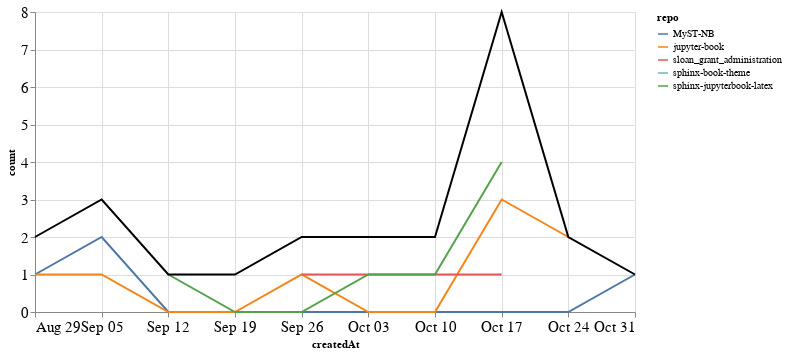

The notebook cell this image was saved under:
### Markdown cell above
### PRs

### Code cell
prs_time = prs.groupby('repo').resample('W', on='createdAt').count()['author'].reset_index()
prs_time = prs_time.rename(columns={'author': 'count'})
prs_time_total = prs_time.groupby('createdAt').agg({"count": "sum"}).reset_index()

ch1 = alt.Chart(prs_time, width=600).mark_line().encode(
    x='createdAt',
    y='count',
    color='repo',
    tooltip="repo"
)

ch2 = alt.Chart(prs_time_total, width=600).mark_line(color="black").encode(
    x='createdAt',
    y='count',
)

ch1 + ch2

### Figure 1 — Vega-Lite specification as saved in the notebook (floating-point values rounded to 4 significant figures)
{"config": {"axisLeft": {"labelFontSize": 15}, "axisBottom": {"labelFontSize": 15}}, "layer": [{"data": {"name": "data-2ce77f1474d6e23e78c041194f34549e"}, "mark": "line", "encoding": {"color": {"type": "nominal", "field": "repo"}, "tooltip": {"type": "nominal", "field": "repo"}, "x": {"type": "temporal", "field": "createdAt"}, "y": {"type": "quantitative", "field": "count"}}, "width": 600}, {"data": {"name": "data-a548c6b4e9628b4f18bab83f8f05a0de"}, "mark": {"type": "line", "color": "black"}, "encoding": {"x": {"type": "temporal", "field": "createdAt"}, "y": {"type": "quantitative", "field": "count"}}, "width": 600}], "$schema": "https://vega.github.io/schema/vega-lite/v4.8.1.json", "datasets": {"data-2ce77f1474d6e23e78c041194f34549e": [{"repo": "MyST-NB", "createdAt": "2021-08-29T00:00:00", "count": 1}, {"repo": "MyST-NB", "createdAt": "2021-09-05T00:00:00", "count": 2}, {"repo": "MyST-NB", "createdAt": "2021-09-12T00:00:00", "count": 0}, {"repo": "MyST-NB", "createdAt": "2021-09-19T00:00:00", "count": 0}, {"repo": "MyST-NB", "createdAt": "2021-09-26T00:00:00", "count": 0}, {"repo": "MyST-NB", "createdAt": "2021-10-03T00:00:00", "count": 0}, {"repo": "MyST-NB", "createdAt": "2021-10-10T00:00:00", "count": 0}, {"repo": "MyST-NB", "createdAt": "2021-10-17T00:00:00", "count": 0}, {"repo": "MyST-NB", "createdAt": "2021-10-24T00:00:00", "count": 0}, {"repo": "MyST-NB", "createdAt": "2021-10-31T00:00:00", "count": 1}, {"repo": "jupyter-book", "createdAt": "2021-08-29T00:00:00", "count": 1}, {"repo": "jupyter-book", "createdAt": "2021-09-05T00:00:00", "count": 1}, {"repo": "jupyter-book", "createdAt": "2021-09-12T00:00:00", "count": 0}, {"repo": "jupyter-book", "createdAt": "2021-09-19T00:00:00", "count": 0}, {"repo": "jupyter-book", "createdAt": "2021-09-26T00:00:00", "count": 1}, {"repo": "jupyter-book", "createdAt": "2021-10-03T00:00:00", "count": 0}, {"repo": "jupyter-book", "createdAt": "2021-10-10T00:00:00", "count": 0}, {"repo": "jupyter-book", "createdAt": "2021-10-17T00:00:00", "count": 3}, {"repo": "jupyter-book", "createdAt": "2021-10-24T00:00:00", "count": 2}, {"repo": "sloan_grant_administration", "createdAt": "2021-09-26T00:00:00", "count": 1}, {"repo": "sloan_grant_administration", "createdAt": "2021-10-03T00:00:00", "count": 1}, {"repo": "sloan_grant_administration", "createdAt": "2021-10-10T00:00:00", "count": 1}, {"repo": "sloan_grant_administration", "createdAt": "2021-10-17T00:00:00", "count": 1}, {"repo": "sphinx-book-theme", "createdAt": "2021-09-19T00:00:00", "count": 1}, {"repo": "sphinx-jupyterbook-latex", "createdAt": "2021-09-12T00:00:00", "count": 1}, {"repo": "sphinx-jupyterbook-latex", "createdAt": "2021-09-19T00:00:00", "count": 0}, {"repo": "sphinx-jupyterbook-latex", "createdAt": "2021-09-26T00:00:00", "count": 0}, {"repo": "sphinx-jupyterbook-latex", "createdAt": "2021-10-03T00:00:00", "count": 1}, {"repo": "sphinx-jupyterbook-latex", "createdAt": "2021-10-10T00:00:00", "count": 1}, {"repo": "sphinx-jupyterbook-latex", "createdAt": "2021-10-17T00:00:00", "count": 4}], "data-a548c6b4e9628b4f18bab83f8f05a0de": [{"createdAt": "2021-08-29T00:00:00", "count": 2}, {"createdAt": "2021-09-05T00:00:00", "count": 3}, {"createdAt": "2021-09-12T00:00:00", "count": 1}, {"createdAt": "2021-09-19T00:00:00", "count": 1}, {"createdAt": "2021-09-26T00:00:00", "count": 2}, {"createdAt": "2021-10-03T00:00:00", "count": 2}, {"createdAt": "2021-10-10T00:00:00", "count": 2}, {"createdAt": "2021-10-17T00:00:00", "count": 8}, {"createdAt": "2021-10-24T00:00:00", "count": 2}, {"createdAt": "2021-10-31T00:00:00", "count": 1}]}}
